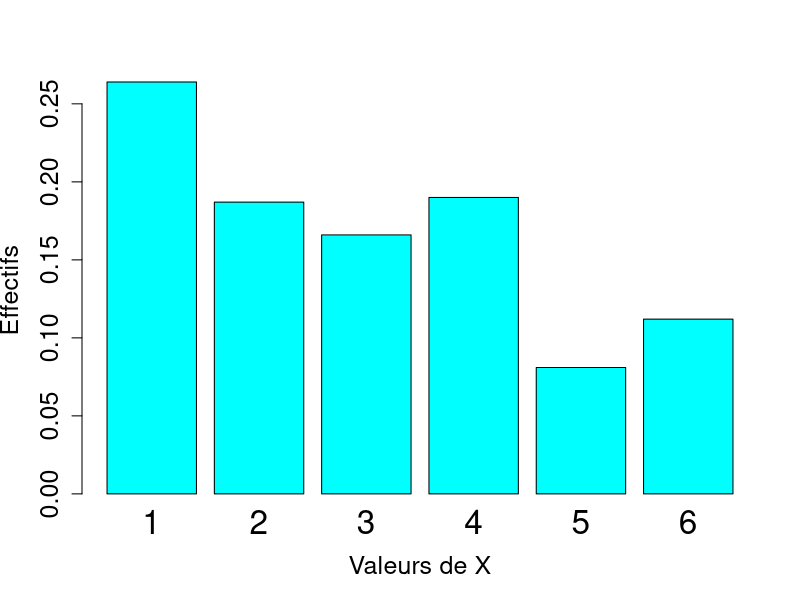
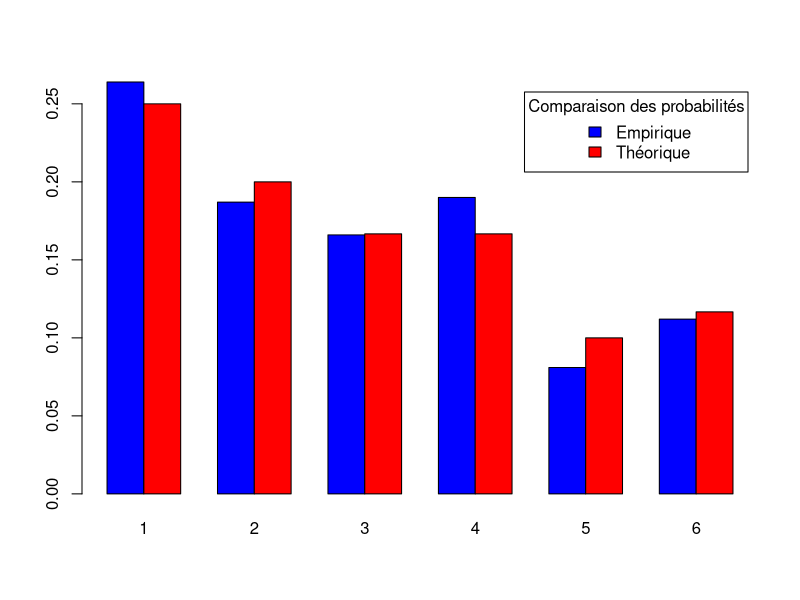

R code for these plots, in order:
# Instruction pour que tout le monde ait le m^eme al´ea de d´epart
RNGkind(sample.kind = "Rounding")
prob = c(1/4, 1/5, 1/6, 1/6, 1/10, 7/60)
P = cumsum(prob)
x = (1:length(P))[runif(1)<P][1]

N = 1000 ; x=rep(NA,N)
for(i in 1:N) x[i] = (1:length(P))[runif(1)<P][1]
  barplot(table(x)/N, col="cyan", cex = 2, cex.axis = 1.5, cex.lab=1.5,
          xlab="Valeurs de X", ylab = "Effectifs")
data <- cbind(table(x)/1000,prob)
data <- t(data)

rownames(data) <- c("Empirique","Théorique")

barplot(data, beside = TRUE, col=c("blue", "red"),
        legend.text = rownames((data)), args.legend = list(title="Comparaison des probabilités"))
print(dim(data))
View(data)

print(table(x))
Q <- function(occur, prob)
{
  return (sum(((occur - prob)^2)/prob))
}

z = Q(table(x), N*prob)

alpha = 0.05
ddl = 5
if (z <= qchisq(1 - alpha, ddl)){
  print("H0 n'est pas rejetté")
} else
{
  print("H0 est rejetté")
}
